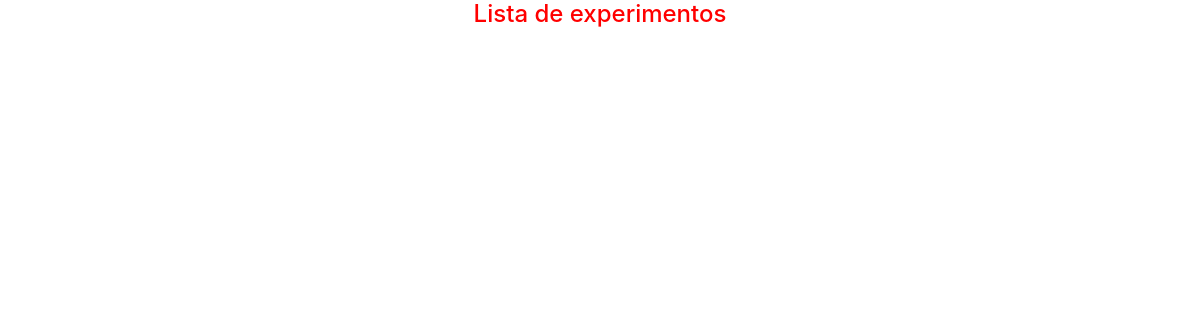
Page /gangorra/experimentos/lista/ on the earlier database version.
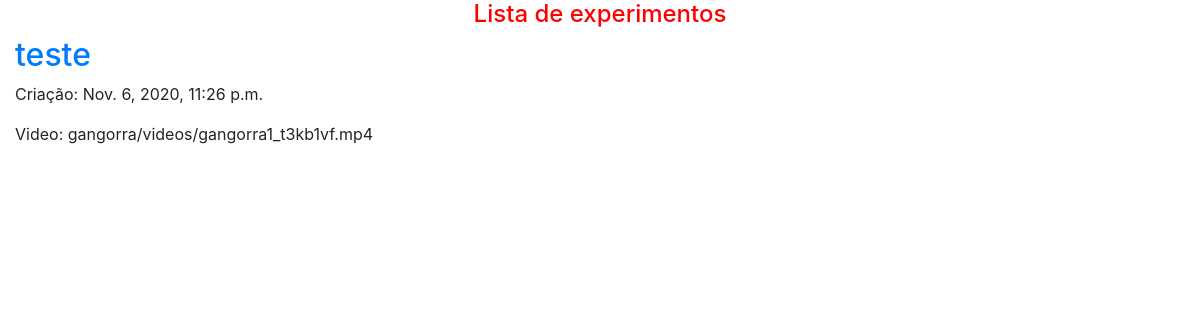
Same page on the later database version.
### gangorra/models.py (models this page shows, shortened)
class ExperimentoGangorra(models.Model):
    experimento_id = models.AutoField(primary_key=True)
    author = models.ForeignKey(settings.AUTH_USER_MODEL, on_delete=models.CASCADE)
    title = models.CharField(max_length=200)
    created_date = models.DateTimeField(default=timezone.now)
    csvArquivo = models.FileField(upload_to='gangorra/csv/', null=True, verbose_name="")
    videoArquivo = models.FileField(upload_to='gangorra/videos/', null=True, verbose_name="")
    modelo_kp = models.CharField(max_length=20, default='0')
    modelo_ki = models.CharField(max_length=20, default='0')
    modelo_kd = models.CharField(max_length=20, default='0')
    modelo_referencia = models.CharField(max_length=20, default='0')
    modelo_repeticoes = models.CharField(max_length=20, default='0')

### gangorra/views.py (the view)
# urls.py: path('experimentos/lista/', views.ListaVideos.as_view(), name='experimentos_lista'),
class ListaVideos(FormView):
    def get(self, request, *args, **kwargs):
        posts = ExperimentoGangorra.objects.filter(created_date__lte=timezone.now()).order_by('created_date')
        return render(request, 'gangorra/lista_experimentos.html',
                      {'posts': posts, 'titulo': 'Lista de experimentos'})

### gangorra/templates/gangorra/lista_experimentos.html
{% extends "gangorra/base.html" %}
{% load static %}
{% block content %}
    <h1>{{ titulo }}</h1>
    {% for post in posts %}
        <div>
            <h2><a href="{% url 'gangorra:experimentos_detail' pk=post.pk %}">{{ post.title }}</a></h2>
            <p>Criação: {{ post.created_date }}</p>
            <p>Video: {{ post.videoArquivo }}</p>
        </div>
    {% endfor %}
{% endblock %}

Differences in the rows shown:
added ExperimentoGangorra: title "teste", created_date "Nov. 6, 2020, 11:26 p.m.", videoArquivo "gangorra/videos/gangorra1_t3kb1vf.mp4"
